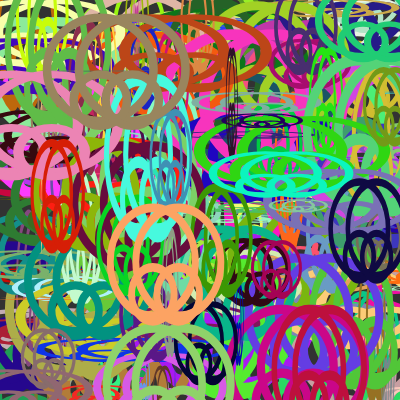
Frame 1 (no input)
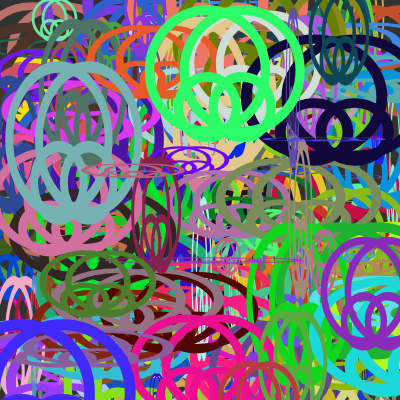
Frame 2 (the mouse pressed at the canvas centre, redrawn once)

The p5.js sketch that drew these frames (run headless with seeded random() and noise() and a simulated clock; the mouse was pressed at the canvas centre and the sketch redrawn once):

// p5.js sketch
// ── sketch.js
function setup() {
  createCanvas(400, 400);
  strokeWeight(8);
  noLoop();
  noFill();
}

function draw() {
  background(50);
  stroke(255);
  noFill();

  for (var i = 0; i < 200; i++) {
  push();
  stroke(random(255), random(255), random(255));
  translate(random(width),random(height));
  scale(random(1.5), random(1.5));
  customShape();
  pop();
  }
}

function customShape () {
  ellipse(0,0,100,100);
  ellipse(30,0,100,100);
  ellipse(0,30,50,50);
  ellipse(30,30,50,50);
}
